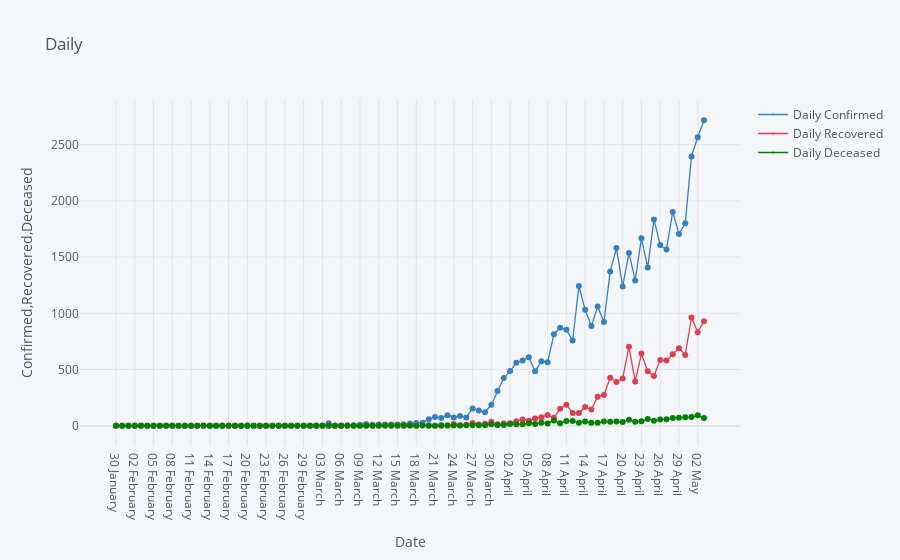

Notebook source saved alongside this figure:
### Markdown cell above
# Daily Confirmed,Recovered,Deceased

### Code cell
df_data.iplot(kind="scatter",x="Date",y=["Daily Confirmed","Daily Recovered","Daily Deceased"],mode='markers+lines',title="Daily",xTitle="Date",yTitle="Confirmed,Recovered,Deceased ",colors=['blue','red','green'],size=0)

### Figure 1 — Plotly figure (JSON) as saved in the notebook; plotly's stock layout.template omitted (floating-point values rounded to 4 significant figures)
{"data": [{"line": {"color": "rgba(55, 128, 191, 1.0)", "dash": "solid", "shape": "linear", "width": 1.3}, "marker": {"size": 0, "symbol": "circle"}, "mode": "markers+lines", "name": "Daily Confirmed", "text": "", "type": "scatter", "x": ["30 January ", "31 January ", "01 February ", "02 February ", "03 February ", "04 February ", "05 February ", "06 February ", "07 February ", "08 February ", "09 February ", "10 February ", "11 February ", "12 February ", "13 February ", "14 February ", "15 February ", "16 February ", "17 February ", "18 February ", "19 February ", "20 February ", "21 February ", "22 February ", "23 February ", "24 February ", "25 February ", "26 February ", "27 February ", "28 February ", "29 February ", "01 March ", "02 March ", "03 March ", "04 March ", "05 March ", "06 March ", "07 March ", "08 March ", "09 March ", "10 March ", "11 March ", "12 March ", "13 March ", "14 March ", "15 March ", "16 March ", "17 March ", "18 March ", "19 March ", "20 March ", "21 March ", "22 March ", "23 March ", "24 March ", "25 March ", "26 March ", "27 March ", "28 March ", "29 March ", "30 March ", "31 March ", "01 April ", "02 April ", "03 April ", "04 April ", "05 April ", "06 April ", "07 April ", "08 April ", "09 April ", "10 April ", "11 April ", "12 April ", "13 April ", "14 April ", "15 April ", "16 April ", "17 April ", "18 April ", "19 April ", "20 April ", "21 April ", "22 April ", "23 April ", "24 April ", "25 April ", "26 April ", "27 April ", "28 April ", "29 April ", "30 April ", "01 May ", "02 May ", "03 May "], "y": [1, 0, 0, 1, 1, 0, 0, 0, 0, 0, 0, 0, 0, 0, 0, 0, 0, 0, 0, 0, 0, 0, 0, 0, 0, 0, 0, 0, 0, 0, 0, 0, 2, 1, 22, 2, 1, 3, 5, 9, 15, 8, 10, 10, 11, 10, 14, 20, 25, 27, 58, 78, 69, 94, 74, 86, 73, 153, 136, 120, 187, 309, 424, 486, 560, 579, 609, 484, 573, 565, 813, 871, 854, 758, 1243, 1031, 886, 1061, 922, 1371, 1580, 1239, 1537, 1292, 1667, 1408, 1835, 1607, 1568, 1902, 1705, 1801, 2396, 2567, 2717]}, {"line": {"color": "rgba(219, 64, 82, 1.0)", "dash": "solid", "shape": "linear", "width": 1.3}, "marker": {"size": 0, "symbol": "circle"}, "mode": "markers+lines", "name": "Daily Recovered", "text": "", "type": "scatter", "x": ["30 January ", "31 January ", "01 February ", "02 February ", "03 February ", "04 February ", "05 February ", "06 February ", "07 February ", "08 February ", "09 February ", "10 February ", "11 February ", "12 February ", "13 February ", "14 February ", "15 February ", "16 February ", "17 February ", "18 February ", "19 February ", "20 February ", "21 February ", "22 February ", "23 February ", "24 February ", "25 February ", "26 February ", "27 February ", "28 February ", "29 February ", "01 March ", "02 March ", "03 March ", "04 March ", "05 March ", "06 March ", "07 March ", "08 March ", "09 March ", "10 March ", "11 March ", "12 March ", "13 March ", "14 March ", "15 March ", "16 March ", "17 March ", "18 March ", "19 March ", "20 March ", "21 March ", "22 March ", "23 March ", "24 March ", "25 March ", "26 March ", "27 March ", "28 March ", "29 March ", "30 March ", "31 March ", "01 April ", "02 April ", "03 April ", "04 April ", "05 April ", "06 April ", "07 April ", "08 April ", "09 April ", "10 April ", "11 April ", "12 April ", "13 April ", "14 April ", "15 April ", "16 April ", "17 April ", "18 April ", "19 April ", "20 April ", "21 April ", "22 April ", "23 April ", "24 April ", "25 April ", "26 April ", "27 April ", "28 April ", "29 April ", "30 April ", "01 May ", "02 May ", "03 May "], "y": [0, 0, 0, 0, 0, 0, 0, 0, 0, 0, 0, 0, 0, 0, 1, 0, 0, 1, 0, 0, 0, 1, 0, 0, 0, 0, 0, 0, 0, 0, 0, 0, 0, 0, 0, 0, 0, 0, 0, 0, 1, 0, 0, 6, 0, 3, 1, 1, 0, 5, 3, 0, 0, 2, 15, 3, 7, 25, 10, 17, 35, 13, 19, 22, 39, 56, 43, 65, 75, 96, 70, 151, 186, 114, 112, 167, 144, 258, 273, 426, 388, 419, 703, 394, 642, 484, 442, 585, 580, 636, 690, 630, 962, 831, 930]}, {"line": {"color": "rgba(0, 128, 0, 1.0)", "dash": "solid", "shape": "linear", "width": 1.3}, "marker": {"size": 0, "symbol": "circle"}, "mode": "markers+lines", "name": "Daily Deceased", "text": "", "type": "scatter", "x": ["30 January ", "31 January ", "01 February ", "02 February ", "03 February ", "04 February ", "05 February ", "06 February ", "07 February ", "08 February ", "09 February ", "10 February ", "11 February ", "12 February ", "13 February ", "14 February ", "15 February ", "16 February ", "17 February ", "18 February ", "19 February ", "20 February ", "21 February ", "22 February ", "23 February ", "24 February ", "25 February ", "26 February ", "27 February ", "28 February ", "29 February ", "01 March ", "02 March ", "03 March ", "04 March ", "05 March ", "06 March ", "07 March ", "08 March ", "09 March ", "10 March ", "11 March ", "12 March ", "13 March ", "14 March ", "15 March ", "16 March ", "17 March ", "18 March ", "19 March ", "20 March ", "21 March ", "22 March ", "23 March ", "24 March ", "25 March ", "26 March ", "27 March ", "28 March ", "29 March ", "30 March ", "31 March ", "01 April ", "02 April ", "03 April ", "04 April ", "05 April ", "06 April ", "07 April ", "08 April ", "09 April ", "10 April ", "11 April ", "12 April ", "13 April ", "14 April ", "15 April ", "16 April ", "17 April ", "18 April ", "19 April ", "20 April ", "21 April ", "22 April ", "23 April ", "24 April ", "25 April ", "26 April ", "27 April ", "28 April ", "29 April ", "30 April ", "01 May ", "02 May ", "03 May "], "y": [0, 0, 0, 0, 0, 0, 0, 0, 0, 0, 0, 0, 0, 0, 0, 0, 0, 0, 0, 0, 0, 0, 0, 0, 0, 0, 0, 0, 0, 0, 0, 0, 0, 0, 0, 0, 0, 0, 0, 0, 0, 0, 1, 0, 1, 0, 0, 1, 0, 1, 0, 0, 3, 2, 1, 1, 5, 3, 5, 3, 14, 6, 6, 16, 14, 13, 22, 16, 27, 20, 46, 22, 41, 42, 27, 37, 27, 26, 38, 35, 38, 33, 53, 36, 40, 59, 44, 56, 58, 69, 71, 75, 77, 92, 68]}], "layout": {"legend": {"bgcolor": "#F5F6F9", "font": {"color": "#4D5663"}}, "paper_bgcolor": "#F5F6F9", "plot_bgcolor": "#F5F6F9", "title": {"font": {"color": "#4D5663"}, "text": "Daily"}, "xaxis": {"gridcolor": "#E1E5ED", "showgrid": true, "tickfont": {"color": "#4D5663"}, "title": {"font": {"color": "#4D5663"}, "text": "Date"}, "zerolinecolor": "#E1E5ED"}, "yaxis": {"gridcolor": "#E1E5ED", "showgrid": true, "tickfont": {"color": "#4D5663"}, "title": {"font": {"color": "#4D5663"}, "text": "Confirmed,Recovered,Deceased "}, "zerolinecolor": "#E1E5ED"}}}
